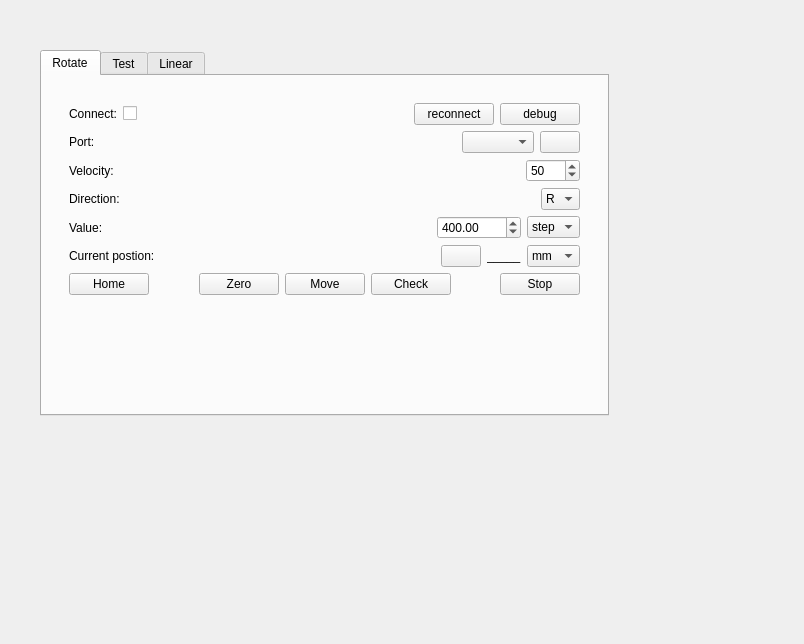
<?xml version="1.0" encoding="UTF-8"?>
<ui version="4.0">
 <class>IgusManager</class>
 <widget class="QWidget" name="IgusManager">
  <property name="geometry">
   <rect>
    <x>0</x>
    <y>0</y>
    <width>804</width>
    <height>644</height>
   </rect>
  </property>
  <property name="windowTitle">
   <string>Igus Manager</string>
  </property>
  <widget class="QWidget" name="dockWidget_IgusManagerContents" native="true">
   <property name="geometry">
    <rect>
     <x>40</x>
     <y>50</y>
     <width>569</width>
     <height>366</height>
    </rect>
   </property>
   <layout class="QVBoxLayout" name="verticalLayout">
    <item>
     <widget class="QTabWidget" name="tabWidget">
      <property name="tabPosition">
       <enum>QTabWidget::North</enum>
      </property>
      <property name="currentIndex">
       <number>0</number>
      </property>
      <property name="tabBarAutoHide">
       <bool>false</bool>
      </property>
      <widget class="QWidget" name="tab_rotate">
       <attribute name="title">
        <string>Rotate</string>
       </attribute>
       <layout class="QVBoxLayout" name="verticalLayout_4">
        <item>
         <widget class="QWidget" name="widget_2" native="true">
          <layout class="QVBoxLayout" name="verticalLayout_3">
           <item>
            <widget class="QWidget" name="dockWidget_IgusManagerContents_2" native="true">
             <layout class="QVBoxLayout" name="dockWidget_CompositeManagerContents_2">
              <item>
               <layout class="QHBoxLayout" name="horizontalLayout_4">
                <item>
                 <widget class="QLabel" name="label_5">
                  <property name="text">
                   <string>Connect:</string>
                  </property>
                 </widget>
                </item>
                <item>
                 <widget class="QCheckBox" name="checkBox_run_rotate">
                  <property name="text">
                   <string/>
                  </property>
                 </widget>
                </item>
                <item>
                 <spacer name="horizontalSpacer_4">
                  <property name="orientation">
                   <enum>Qt::Horizontal</enum>
                  </property>
                  <property name="sizeHint" stdset="0">
                   <size>
                    <width>40</width>
                    <height>20</height>
                   </size>
                  </property>
                 </spacer>
                </item>
                <item>
                 <widget class="QPushButton" name="pushButton_reconnect_rotate">
                  <property name="text">
                   <string>reconnect</string>
                  </property>
                 </widget>
                </item>
                <item>
                 <widget class="QPushButton" name="pushButton_debug_rotate">
                  <property name="text">
                   <string>debug</string>
                  </property>
                 </widget>
                </item>
               </layout>
              </item>
              <item>
               <layout class="QHBoxLayout" name="horizontalLayout_7">
                <item>
                 <widget class="QLabel" name="label_8">
                  <property name="text">
                   <string>Port:</string>
                  </property>
                 </widget>
                </item>
                <item>
                 <spacer name="horizontalSpacer_10">
                  <property name="orientation">
                   <enum>Qt::Horizontal</enum>
                  </property>
                  <property name="sizeHint" stdset="0">
                   <size>
                    <width>40</width>
                    <height>20</height>
                   </size>
                  </property>
                 </spacer>
                </item>
                <item>
                 <widget class="QComboBox" name="comboBox_port_rotate"/>
                </item>
                <item>
                 <widget class="QPushButton" name="pushButton_refresh_device_2">
                  <property name="text">
                   <string/>
                  </property>
                  <property name="icon">
                   <iconset>
                    <normaloff>../../../../../../../../../../.designer/backup/icon/refresh.png</normaloff>../../../../../../../../../../.designer/backup/icon/refresh.png</iconset>
                  </property>
                 </widget>
                </item>
               </layout>
              </item>
              <item>
               <layout class="QHBoxLayout" name="horizontalLayout_10">
                <item>
                 <widget class="QLabel" name="label_9">
                  <property name="text">
                   <string>Velocity:</string>
                  </property>
                 </widget>
                </item>
                <item>
                 <spacer name="horizontalSpacer_11">
                  <property name="orientation">
                   <enum>Qt::Horizontal</enum>
                  </property>
                  <property name="sizeHint" stdset="0">
                   <size>
                    <width>40</width>
                    <height>20</height>
                   </size>
                  </property>
                 </spacer>
                </item>
                <item>
                 <widget class="QSpinBox" name="spinBox_velocity_rotate">
                  <property name="minimum">
                   <number>1</number>
                  </property>
                  <property name="maximum">
                   <number>3000</number>
                  </property>
                  <property name="value">
                   <number>50</number>
                  </property>
                 </widget>
                </item>
               </layout>
              </item>
              <item>
               <layout class="QHBoxLayout" name="horizontalLayout_11">
                <item>
                 <widget class="QLabel" name="label_10">
                  <property name="text">
                   <string>Direction:</string>
                  </property>
                 </widget>
                </item>
                <item>
                 <spacer name="horizontalSpacer_12">
                  <property name="orientation">
                   <enum>Qt::Horizontal</enum>
                  </property>
                  <property name="sizeHint" stdset="0">
                   <size>
                    <width>40</width>
                    <height>20</height>
                   </size>
                  </property>
                 </spacer>
                </item>
                <item>
                 <widget class="QComboBox" name="comboBox_dir_rotate">
                  <item>
                   <property name="text">
                    <string>R</string>
                   </property>
                  </item>
                  <item>
                   <property name="text">
                    <string>L</string>
                   </property>
                  </item>
                 </widget>
                </item>
               </layout>
              </item>
              <item>
               <layout class="QHBoxLayout" name="horizontalLayout_12">
                <item>
                 <widget class="QLabel" name="label_11">
                  <property name="text">
                   <string>Value:</string>
                  </property>
                 </widget>
                </item>
                <item>
                 <spacer name="horizontalSpacer_13">
                  <property name="orientation">
                   <enum>Qt::Horizontal</enum>
                  </property>
                  <property name="sizeHint" stdset="0">
                   <size>
                    <width>40</width>
                    <height>20</height>
                   </size>
                  </property>
                 </spacer>
                </item>
                <item>
                 <widget class="QDoubleSpinBox" name="doubleSpinBox_value_rotate">
                  <property name="minimum">
                   <double>0.000000000000000</double>
                  </property>
                  <property name="maximum">
                   <double>9999999.990000000223517</double>
                  </property>
                  <property name="value">
                   <double>400.000000000000000</double>
                  </property>
                 </widget>
                </item>
                <item>
                 <widget class="QComboBox" name="comboBox_value_unit_rotate">
                  <item>
                   <property name="text">
                    <string>step</string>
                   </property>
                  </item>
                  <item>
                   <property name="text">
                    <string>mm</string>
                   </property>
                  </item>
                 </widget>
                </item>
               </layout>
              </item>
              <item>
               <layout class="QHBoxLayout" name="horizontalLayout_13">
                <item>
                 <widget class="QLabel" name="label_12">
                  <property name="text">
                   <string>Current postion:</string>
                  </property>
                 </widget>
                </item>
                <item>
                 <spacer name="horizontalSpacer_14">
                  <property name="orientation">
                   <enum>Qt::Horizontal</enum>
                  </property>
                  <property name="sizeHint" stdset="0">
                   <size>
                    <width>40</width>
                    <height>20</height>
                   </size>
                  </property>
                 </spacer>
                </item>
                <item>
                 <widget class="QPushButton" name="pushButton_refresh_pos_rotate">
                  <property name="text">
                   <string/>
                  </property>
                  <property name="icon">
                   <iconset>
                    <normaloff>../../../../../../../../../../.designer/backup/icon/refresh.png</normaloff>../../../../../../../../../../.designer/backup/icon/refresh.png</iconset>
                  </property>
                 </widget>
                </item>
                <item>
                 <widget class="QLabel" name="label_current_pos_rotate">
                  <property name="text">
                   <string>_____</string>
                  </property>
                 </widget>
                </item>
                <item>
                 <widget class="QComboBox" name="comboBox_currentPos_unit_rotate">
                  <item>
                   <property name="text">
                    <string>mm</string>
                   </property>
                  </item>
                  <item>
                   <property name="text">
                    <string>step</string>
                   </property>
                  </item>
                 </widget>
                </item>
               </layout>
              </item>
              <item>
               <layout class="QHBoxLayout" name="horizontalLayout_14">
                <item>
                 <widget class="QPushButton" name="pushButton_Home_rotate">
                  <property name="text">
                   <string>Home</string>
                  </property>
                 </widget>
                </item>
                <item>
                 <spacer name="horizontalSpacer_15">
                  <property name="orientation">
                   <enum>Qt::Horizontal</enum>
                  </property>
                  <property name="sizeHint" stdset="0">
                   <size>
                    <width>40</width>
                    <height>20</height>
                   </size>
                  </property>
                 </spacer>
                </item>
                <item>
                 <widget class="QPushButton" name="pushButton_zero_rotate">
                  <property name="text">
                   <string>Zero</string>
                  </property>
                 </widget>
                </item>
                <item>
                 <widget class="QPushButton" name="pushButton_Move_rotate">
                  <property name="text">
                   <string>Move</string>
                  </property>
                 </widget>
                </item>
                <item>
                 <widget class="QPushButton" name="pushButton_Check_move">
                  <property name="text">
                   <string>Check</string>
                  </property>
                 </widget>
                </item>
                <item>
                 <spacer name="horizontalSpacer_16">
                  <property name="orientation">
                   <enum>Qt::Horizontal</enum>
                  </property>
                  <property name="sizeHint" stdset="0">
                   <size>
                    <width>40</width>
                    <height>20</height>
                   </size>
                  </property>
                 </spacer>
                </item>
                <item>
                 <widget class="QPushButton" name="pushButton_Stop_rotate">
                  <property name="text">
                   <string>Stop</string>
                  </property>
                 </widget>
                </item>
               </layout>
              </item>
              <item>
               <spacer name="verticalSpacer_2">
                <property name="orientation">
                 <enum>Qt::Vertical</enum>
                </property>
                <property name="sizeHint" stdset="0">
                 <size>
                  <width>20</width>
                  <height>40</height>
                 </size>
                </property>
               </spacer>
              </item>
             </layout>
            </widget>
           </item>
          </layout>
         </widget>
        </item>
       </layout>
      </widget>
      <widget class="QWidget" name="tab">
       <attribute name="title">
        <string>Test</string>
       </attribute>
       <layout class="QVBoxLayout" name="verticalLayout_5">
        <item>
         <widget class="QGroupBox" name="groupBox">
          <property name="title">
           <string>Test</string>
          </property>
          <layout class="QVBoxLayout" name="verticalLayout_10">
           <item>
            <layout class="QHBoxLayout" name="horizontalLayout_32">
             <item>
              <widget class="QLabel" name="label_29">
               <property name="text">
                <string>Test type:</string>
               </property>
              </widget>
             </item>
             <item>
              <widget class="QComboBox" name="comboBox_test_type"/>
             </item>
             <item>
              <spacer name="horizontalSpacer_36">
               <property name="orientation">
                <enum>Qt::Horizontal</enum>
               </property>
               <property name="sizeHint" stdset="0">
                <size>
                 <width>40</width>
                 <height>20</height>
                </size>
               </property>
              </spacer>
             </item>
             <item>
              <widget class="QLabel" name="label_35">
               <property name="text">
                <string>name_offset</string>
               </property>
              </widget>
             </item>
             <item>
              <widget class="QSpinBox" name="spinBox_name_offset"/>
             </item>
            </layout>
           </item>
           <item>
            <layout class="QHBoxLayout" name="horizontalLayout_29">
             <item>
              <widget class="QLabel" name="label_25">
               <property name="text">
                <string>Target angle [°]:</string>
               </property>
              </widget>
             </item>
             <item>
              <widget class="QDoubleSpinBox" name="doubleSpinBox_target_angle">
               <property name="maximum">
                <double>360.000000000000000</double>
               </property>
               <property name="value">
                <double>162.000000000000000</double>
               </property>
              </widget>
             </item>
             <item>
              <spacer name="horizontalSpacer_33">
               <property name="orientation">
                <enum>Qt::Horizontal</enum>
               </property>
               <property name="sizeHint" stdset="0">
                <size>
                 <width>40</width>
                 <height>20</height>
                </size>
               </property>
              </spacer>
             </item>
             <item>
              <widget class="QLabel" name="label_26">
               <property name="text">
                <string>Step [°]:</string>
               </property>
              </widget>
             </item>
             <item>
              <widget class="QDoubleSpinBox" name="doubleSpinBox_step_angle">
               <property name="maximum">
                <double>360.000000000000000</double>
               </property>
               <property name="singleStep">
                <double>0.500000000000000</double>
               </property>
               <property name="value">
                <double>4.500000000000000</double>
               </property>
              </widget>
             </item>
             <item>
              <spacer name="horizontalSpacer_34">
               <property name="orientation">
                <enum>Qt::Horizontal</enum>
               </property>
               <property name="sizeHint" stdset="0">
                <size>
                 <width>40</width>
                 <height>20</height>
                </size>
               </property>
              </spacer>
             </item>
             <item>
              <widget class="QLabel" name="label_27">
               <property name="text">
                <string>Repeat:</string>
               </property>
              </widget>
             </item>
             <item>
              <widget class="QSpinBox" name="spinBox_repeat">
               <property name="value">
                <number>1</number>
               </property>
              </widget>
             </item>
            </layout>
           </item>
           <item>
            <layout class="QHBoxLayout" name="horizontalLayout_30">
             <item>
              <widget class="QLabel" name="label_28">
               <property name="text">
                <string>Test name:</string>
               </property>
              </widget>
             </item>
             <item>
              <widget class="QLineEdit" name="lineEdit"/>
             </item>
             <item>
              <spacer name="horizontalSpacer_35">
               <property name="orientation">
                <enum>Qt::Horizontal</enum>
               </property>
               <property name="sizeHint" stdset="0">
                <size>
                 <width>40</width>
                 <height>20</height>
                </size>
               </property>
              </spacer>
             </item>
             <item>
              <widget class="QPushButton" name="pushButton_run_test">
               <property name="text">
                <string>Run</string>
               </property>
              </widget>
             </item>
            </layout>
           </item>
           <item>
            <spacer name="verticalSpacer_5">
             <property name="orientation">
              <enum>Qt::Vertical</enum>
             </property>
             <property name="sizeHint" stdset="0">
              <size>
               <width>20</width>
               <height>40</height>
              </size>
             </property>
            </spacer>
           </item>
          </layout>
         </widget>
        </item>
       </layout>
      </widget>
      <widget class="QWidget" name="tab_linear">
       <property name="enabled">
        <bool>false</bool>
       </property>
       <attribute name="title">
        <string>Linear</string>
       </attribute>
       <layout class="QVBoxLayout" name="verticalLayout_2">
        <item>
         <widget class="QWidget" name="dockWidget_IgusManagerContents_1" native="true">
          <layout class="QVBoxLayout" name="dockWidget_CompositeManagerContents">
           <item>
            <layout class="QHBoxLayout" name="horizontalLayout">
             <item>
              <widget class="QLabel" name="label">
               <property name="text">
                <string>Connect:</string>
               </property>
              </widget>
             </item>
             <item>
              <widget class="QCheckBox" name="checkBox_run_linear">
               <property name="text">
                <string/>
               </property>
              </widget>
             </item>
             <item>
              <spacer name="horizontalSpacer">
               <property name="orientation">
                <enum>Qt::Horizontal</enum>
               </property>
               <property name="sizeHint" stdset="0">
                <size>
                 <width>40</width>
                 <height>20</height>
                </size>
               </property>
              </spacer>
             </item>
             <item>
              <widget class="QPushButton" name="pushButton_reconnect_linear">
               <property name="text">
                <string>reconnect</string>
               </property>
              </widget>
             </item>
             <item>
              <widget class="QPushButton" name="pushButton_debug_linear">
               <property name="text">
                <string>debug</string>
               </property>
              </widget>
             </item>
            </layout>
           </item>
           <item>
            <layout class="QHBoxLayout" name="horizontalLayout_2">
             <item>
              <widget class="QLabel" name="label_2">
               <property name="text">
                <string>Port:</string>
               </property>
              </widget>
             </item>
             <item>
              <spacer name="horizontalSpacer_2">
               <property name="orientation">
                <enum>Qt::Horizontal</enum>
               </property>
               <property name="sizeHint" stdset="0">
                <size>
                 <width>40</width>
                 <height>20</height>
                </size>
               </property>
              </spacer>
             </item>
             <item>
              <widget class="QComboBox" name="comboBox_port_linear"/>
             </item>
             <item>
              <widget class="QPushButton" name="pushButton_refresh_device">
               <property name="text">
                <string/>
               </property>
               <property name="icon">
                <iconset>
                 <normaloff>../../../../../../../../../../.designer/backup/icon/refresh.png</normaloff>../../../../../../../../../../.designer/backup/icon/refresh.png</iconset>
               </property>
              </widget>
             </item>
            </layout>
           </item>
           <item>
            <layout class="QHBoxLayout" name="horizontalLayout_3">
             <item>
              <widget class="QLabel" name="label_6">
               <property name="text">
                <string>Velocity:</string>
               </property>
              </widget>
             </item>
             <item>
              <spacer name="horizontalSpacer_3">
               <property name="orientation">
                <enum>Qt::Horizontal</enum>
               </property>
               <property name="sizeHint" stdset="0">
                <size>
                 <width>40</width>
                 <height>20</height>
                </size>
               </property>
              </spacer>
             </item>
             <item>
              <widget class="QSpinBox" name="spinBox_velocity_linear">
               <property name="minimum">
                <number>1</number>
               </property>
               <property name="maximum">
                <number>3000</number>
               </property>
               <property name="value">
                <number>1000</number>
               </property>
              </widget>
             </item>
            </layout>
           </item>
           <item>
            <layout class="QHBoxLayout" name="horizontalLayout_5">
             <item>
              <widget class="QLabel" name="label_3">
               <property name="text">
                <string>Direction:</string>
               </property>
              </widget>
             </item>
             <item>
              <spacer name="horizontalSpacer_5">
               <property name="orientation">
                <enum>Qt::Horizontal</enum>
               </property>
               <property name="sizeHint" stdset="0">
                <size>
                 <width>40</width>
                 <height>20</height>
                </size>
               </property>
              </spacer>
             </item>
             <item>
              <widget class="QComboBox" name="comboBox_dir_linear">
               <item>
                <property name="text">
                 <string>R</string>
                </property>
               </item>
               <item>
                <property name="text">
                 <string>L</string>
                </property>
               </item>
              </widget>
             </item>
            </layout>
           </item>
           <item>
            <layout class="QHBoxLayout" name="horizontalLayout_6">
             <item>
              <widget class="QLabel" name="label_4">
               <property name="text">
                <string>Value:</string>
               </property>
              </widget>
             </item>
             <item>
              <spacer name="horizontalSpacer_6">
               <property name="orientation">
                <enum>Qt::Horizontal</enum>
               </property>
               <property name="sizeHint" stdset="0">
                <size>
                 <width>40</width>
                 <height>20</height>
                </size>
               </property>
              </spacer>
             </item>
             <item>
              <widget class="QDoubleSpinBox" name="doubleSpinBox_value_linear">
               <property name="minimum">
                <double>0.000000000000000</double>
               </property>
               <property name="maximum">
                <double>9999999.990000000223517</double>
               </property>
              </widget>
             </item>
             <item>
              <widget class="QComboBox" name="comboBox_value_unit_linear">
               <item>
                <property name="text">
                 <string>step</string>
                </property>
               </item>
               <item>
                <property name="text">
                 <string>mm</string>
                </property>
               </item>
              </widget>
             </item>
            </layout>
           </item>
           <item>
            <layout class="QHBoxLayout" name="horizontalLayout_9">
             <item>
              <widget class="QLabel" name="label_7">
               <property name="text">
                <string>Current postion:</string>
               </property>
              </widget>
             </item>
             <item>
              <spacer name="horizontalSpacer_9">
               <property name="orientation">
                <enum>Qt::Horizontal</enum>
               </property>
               <property name="sizeHint" stdset="0">
                <size>
                 <width>40</width>
                 <height>20</height>
                </size>
               </property>
              </spacer>
             </item>
             <item>
              <widget class="QPushButton" name="pushButton_refresh_pos_linear">
               <property name="text">
                <string/>
               </property>
               <property name="icon">
                <iconset>
                 <normaloff>../../../../../../../../../../.designer/backup/icon/refresh.png</normaloff>../../../../../../../../../../.designer/backup/icon/refresh.png</iconset>
               </property>
              </widget>
             </item>
             <item>
              <widget class="QLabel" name="label_current_pos_linear">
               <property name="text">
                <string>_____</string>
               </property>
              </widget>
             </item>
             <item>
              <widget class="QComboBox" name="comboBox_currentPos_unit_linear">
               <item>
                <property name="text">
                 <string>mm</string>
                </property>
               </item>
               <item>
                <property name="text">
                 <string>step</string>
                </property>
               </item>
              </widget>
             </item>
            </layout>
           </item>
           <item>
            <layout class="QHBoxLayout" name="horizontalLayout_8">
             <item>
              <widget class="QPushButton" name="pushButton_Home_linear">
               <property name="text">
                <string>Home</string>
               </property>
              </widget>
             </item>
             <item>
              <spacer name="horizontalSpacer_8">
               <property name="orientation">
                <enum>Qt::Horizontal</enum>
               </property>
               <property name="sizeHint" stdset="0">
                <size>
                 <width>40</width>
                 <height>20</height>
                </size>
               </property>
              </spacer>
             </item>
             <item>
              <widget class="QPushButton" name="pushButton_zero_linear">
               <property name="text">
                <string>Zero</string>
               </property>
              </widget>
             </item>
             <item>
              <widget class="QPushButton" name="pushButton_Move_linear">
               <property name="text">
                <string>Move</string>
               </property>
              </widget>
             </item>
             <item>
              <spacer name="horizontalSpacer_7">
               <property name="orientation">
                <enum>Qt::Horizontal</enum>
               </property>
               <property name="sizeHint" stdset="0">
                <size>
                 <width>40</width>
                 <height>20</height>
                </size>
               </property>
              </spacer>
             </item>
             <item>
              <widget class="QPushButton" name="pushButton_Stop_linear">
               <property name="text">
                <string>Stop</string>
               </property>
              </widget>
             </item>
            </layout>
           </item>
           <item>
            <spacer name="verticalSpacer">
             <property name="orientation">
              <enum>Qt::Vertical</enum>
             </property>
             <property name="sizeHint" stdset="0">
              <size>
               <width>20</width>
               <height>40</height>
              </size>
             </property>
            </spacer>
           </item>
          </layout>
         </widget>
        </item>
       </layout>
      </widget>
     </widget>
    </item>
   </layout>
  </widget>
 </widget>
 <resources/>
 <connections>
  <connection>
   <sender>pushButton_refresh_device_2</sender>
   <signal>clicked()</signal>
   <receiver>pushButton_refresh_device</receiver>
   <slot>click()</slot>
   <hints>
    <hint type="sourcelabel">
     <x>543</x>
     <y>176</y>
    </hint>
    <hint type="destinationlabel">
     <x>426</x>
     <y>143</y>
    </hint>
   </hints>
  </connection>
  <connection>
   <sender>pushButton_refresh_device</sender>
   <signal>clicked()</signal>
   <receiver>pushButton_refresh_device_2</receiver>
   <slot>click()</slot>
   <hints>
    <hint type="sourcelabel">
     <x>424</x>
     <y>151</y>
    </hint>
    <hint type="destinationlabel">
     <x>556</x>
     <y>173</y>
    </hint>
   </hints>
  </connection>
 </connections>
</ui>
